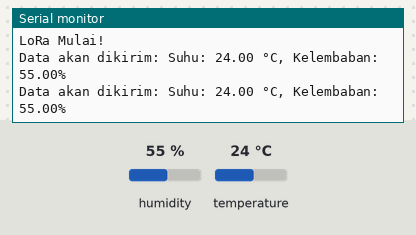
Recording of a sketch running on a simulated Arduino Uno, built with avr-gcc and run on an emulated ATmega328P. Parts: the last lines printed to the serial monitor. Inputs (shaded band) come from the test bench; at power-on: humidity 55 %, temperature 24 °C. No radio packets arrive unless stated.

Above: at 5.9 s.
6.0 s: humidity set to 22 %
At 11.2 s:
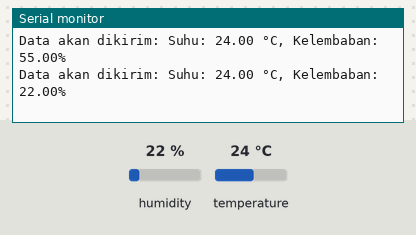
12.1 s: temperature set to 12 °C
At 15.8 s:
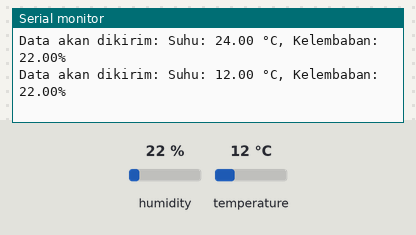
18.2 s: humidity set to 40 %
At 21.5 s:
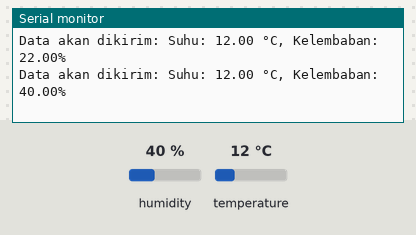
Timing chart, 0 to 23.0 s (numbered marks = the images above; inputs shaded):
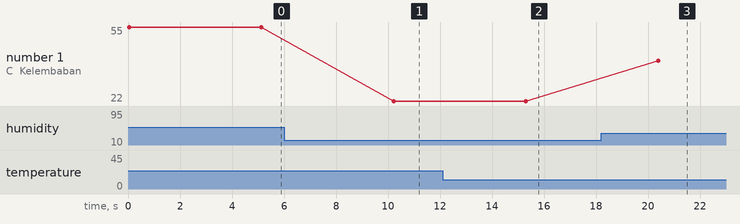

The sketch:

Trans.ino
```cpp
#include <SPI.h>
#include <LoRa.h>
#include <DHT.h>

#define DHTPIN 3          // Pin yang terhubung ke output sensor DHT11
#define DHTTYPE DHT11     // Tipe sensor DHT11
#define SS_PIN 10         // Pin CS (Chip Select) untuk Dragino Shield
#define RST_PIN 9         // Pin RST untuk Dragino Shield
#define BAND 915E6        // Frekuensi LoRa (disesuaikan dengan wilayah Anda)
#define SF 10             // Spreading Factor
#define BW 125E3          // Bandwidth 125 kHz
#define CR 6              // Code Rate 4/6
#define CLIENT_ADDRESS 1  // Alamat pengirim
#define SERVER_ADDRESS 3  // Alamat tujuan (sesuaikan dengan node relay yang dihubungkan)

DHT dht(DHTPIN, DHTTYPE);

void setup() {
  Serial.begin(9600);
  while (!Serial);

  if (!LoRa.begin(BAND)) {
    Serial.println("Gagal mulai LoRa!");
    while (1);
  }

  LoRa.setSpreadingFactor(SF);  // Atur Spreading Factor
  LoRa.setCodingRate4(CR);      // Atur Code Rate 4/6
  LoRa.setSignalBandwidth(BW);  // Atur Bandwidth 125 kHz

  Serial.println("LoRa Mulai!");

  dht.begin();
}

void loop() {
  // Baca nilai suhu dan kelembaban dari sensor DHT11
  float humidity = dht.readHumidity();
  float temperature = dht.readTemperature();

  // Jika gagal membaca sensor, lanjutkan ke iterasi berikutnya
  if (isnan(humidity) || isnan(temperature)) {
    Serial.println("Gagal membaca sensor DHT11!");
    delay(2000);
    return;
  }

  // Tampilkan data yang akan dikirim
  Serial.print("Data akan dikirim: ");
  Serial.print("Suhu: ");
  Serial.print(temperature);
  Serial.print(" °C, Kelembaban: ");
  Serial.print(humidity);
  Serial.println("%");

  // Kirim data menggunakan LoRa
  String data = String(temperature) + " C, " + String(humidity) + " %, SF=" + String(SF) + ", BW=" + String(BW) + ", CR=" + String(CR);  // Tambahkan nilai SF, BW, dan CR ke data yang dikirim

  // Kirim data dengan menambahkan informasi alamat pengirim dan alamat tujuan
  LoRa.beginPacket();
  LoRa.write(CLIENT_ADDRESS); // Kirim nilai alamat pengirim langsung
  LoRa.write(SERVER_ADDRESS); // Kirim nilai alamat tujuan langsung
  LoRa.print(data);
  LoRa.endPacket();

  // Tunggu sebelum mengirim data lagi
  delay(5000);
}
```

Measured:
- after the input at 6.0 s, the serial monitor: prints a new line after 4.2 s (image 1)
- after the input at 12.1 s, the serial monitor: prints a new line after 3.2 s (image 2)
- after the input at 18.2 s, the serial monitor: prints a new line after 2.2 s (image 3)
- plotted number 1: 55 → 22 after the input at 6.0 s, 22 → 40 after the input at 18.2 s
